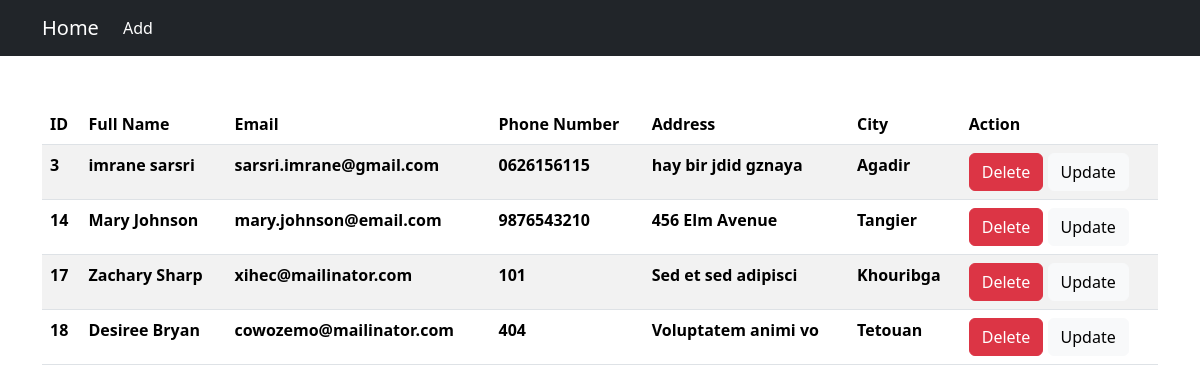
The page / on the database its author committed.
### tables this page shows
CREATE TABLE
    `stagiaires` (
        `id` int(11) NOT NULL auto_increment PRIMARY KEY,
        `full_name` varchar(50) NOT NULL,
        `email` varchar(255) NOT NULL,
        `phone_number` varchar(15) NOT NULL,
        `address` varchar(255) NOT NULL,
        `idCity` int(11) DEFAULT NULL,
        CONSTRAINT fk_city FOREIGN KEY (idCity) REFERENCES city (idCity)
    );

CREATE TABLE
    `city` (
        `idCity` int(11) NOT NULL auto_increment PRIMARY KEY,
        `city_name` varchar(50) NOT NULL
    );

### BLL/StagiairesBLO.php (called while the page is built, shortened)
<?php
class StagiairesBLO
{
    private $studentDao;
    public function __construct()
    {
        $this->studentDao = new StagiairesDAO();
    }
    public function GetAllStagiaiers()
    {
        return $this->studentDao->GetAllStagiaiers();
    }
}

### DB/Connect.php (called while the page is built, shortened)
<?php
class Connect
{
  public static function DB()
  {
    try {
      $conn = new PDO("mysql:host=" . self::SERVERNAME . ";dbname=" . self::DATABASNAME, self::USERNAME, self::PASSWORD);
      $conn->setAttribute(PDO::ATTR_ERRMODE, PDO::ERRMODE_EXCEPTION);
      return $conn;
    } catch (PDOException $e) {
      echo "Connection failed: " . $e->getMessage();
    }
  }
}

### DAL/StagiairesDAO.php (called while the page is built, shortened)
<?php
class StagiairesDAO
{
    public function GetAllStagiaiers()
    {
        $sql = "SELECT * FROM `stagiaires`";
        $result = Connect::DB()->query($sql)->fetchAll(PDO::FETCH_ASSOC);
        $Stagiaiers = [];
        foreach ($result as $row) {
            $Stagiaire = new Stagiaires($row['id'], $row['full_name'], $row['email'], $row['phone_number'], $row['address'], $row['idCity']);
            array_push($Stagiaiers, $Stagiaire);
        }
        return $Stagiaiers;
    }
}

### Entities/Stagiaires.php (called while the page is built)
<?php
class Stagiaires
{
    private $id;
    private $fullName;
    private $email;
    private $phone_number;
    private $address;
    private $idCity;
    public function __construct($ID, $FullName, $Email, $Phone_number, $Address, $IdCity)
    {
        $this->id = $ID;
        $this->fullName = $FullName;
        $this->email = $Email;
        $this->phone_number = $Phone_number;
        $this->address = $Address;
        $this->idCity = $IdCity;
    }
    public function GetId()
    {
        return $this->id;
    }
    public function GetFullName()
    {
        return $this->fullName;
    }
    public function GetEmail()
    {
        return $this->email;
    }
    public function GetPhone_number()
    {
        return $this->phone_number;
    }
    public function GetAddress()
    {
        return $this->address;
    }
    public function GetIdCity()
    {
        return $this->idCity;
    }
}

### BLL/CityBLO.php (called while the page is built, shortened)
<?php
class CityBLO
{
    private $CityDAO;
    public function __construct()
    {
        $this->CityDAO = new CityDAO();
    }
    public function getCityById($ID)
    {
        return $this->CityDAO->getCityById($ID);
    }
}

### DAL/CityDAO.php (called while the page is built, shortened)
<?php
class CityDAO
{
    public function getCityById($ID)
    {
        $sql = "SELECT * FROM `city` WHERE idCity = $ID";
        $result = Connect::DB()->query($sql)->fetchAll(PDO::FETCH_ASSOC);
        foreach ($result as $row) {
            $City = new City($row['idCity'], $row['city_name']);
        }
        return $City->getCityName();
    }
}

### Entities/City.php (called while the page is built, shortened)
<?php
class City
{
    private $city_name;
    public function __construct($IdCity, $City_name)
    {
        $this->city_name = $City_name;
    }
    public function getCityName()
    {
        return $this->city_name;
    }
}

### index.php (the view, shortened to what this page needs)
<?php
$StagiairesBLO = new StagiairesBLO;
$Stagiaires = $StagiairesBLO->GetAllStagiaiers();
$CityBLO = new CityBLO;
?>
<!DOCTYPE html>
<html lang="en">
<head>
    <link rel="stylesheet" href="./Assets/bootstrap.min.css">
</head>
<body>
    <?php include_once "./Templates/Navbare.php"; ?>
    <div class="container">
        <table class="table table-striped">
            <thead>
                <tr>
                    <th scope="col">ID</th>
                    <th scope="col">Full Name</th>
                    <th scope="col">Email</th>
                    <th scope="col">Phone Number</th>
                    <th scope="col">Address</th>
                    <th scope="col">City</th>
                    <th scope="col">Action</th>
                </tr>
            </thead>
            <tbody>
                <?php foreach ($Stagiaires as $Stagiaire) { ?>
                    <tr>
                        <th scope="row">
                            <?= $Stagiaire->GetId() ?>
                        </th>
                        <th scope="row">
                            <?= $Stagiaire->GetFullName() ?>
                        </th>
                        <th>
                            <?= $Stagiaire->GetEmail() ?>
                        </th>
                        <th>
                            <?= $Stagiaire->GetPhone_number() ?>
                        </th>
                        <th>
                            <?= $Stagiaire->GetAddress() ?>
                        </th>
                        <th>
                            <?= $CityBLO->getCityById($Stagiaire->GetIdCity()) ?>
                        </th>
                        <th>
                            <a class="btn btn-danger" name="deleteStagiaire" href="Delete.php?Page=<?= $Stagiaire->GetId() ?>">Delete</a>
                            <a class="btn btn-light" href="Update.php?Page=<?= $Stagiaire->GetId() ?>">Update</a>
                        </th>
                    </tr>
                <?php } ?>
            </tbody>
        </table>
    </div>
</body>
</html>

### Templates/Navbare.php (shortened to what this page needs)
<nav class="navbar navbar-expand-lg bg-dark mb-5 ">
    <div class="container">
        <a class="navbar-brand text-white" href="index.php">Home</a>
        <div class="collapse navbar-collapse" id="navbarNav">
            <ul class="navbar-nav">
                <li class="nav-item">
                    <a class="nav-link text-white" href="Add.php">Add</a>
                </li>
            </ul>
        </div>
    </div>
</nav>

### rows shown on the page
stagiaires: id "3", full_name "imrane sarsri", email "sarsri.imrane@gmail.com", phone_number "0626156115", address "hay bir jdid gznaya", idCity.city_name "Agadir"
stagiaires: id "14", full_name "Mary Johnson", email "mary.johnson@email.com", phone_number "9876543210", address "456 Elm Avenue", idCity.city_name "Tangier"
stagiaires: id "17", full_name "Zachary Sharp", email "xihec@mailinator.com", phone_number "101", address "Sed et sed adipisci", idCity.city_name "Khouribga"
stagiaires: id "18", full_name "Desiree Bryan", email "cowozemo@mailinator.com", phone_number "404", address "Voluptatem animi vo", idCity.city_name "Tetouan"
